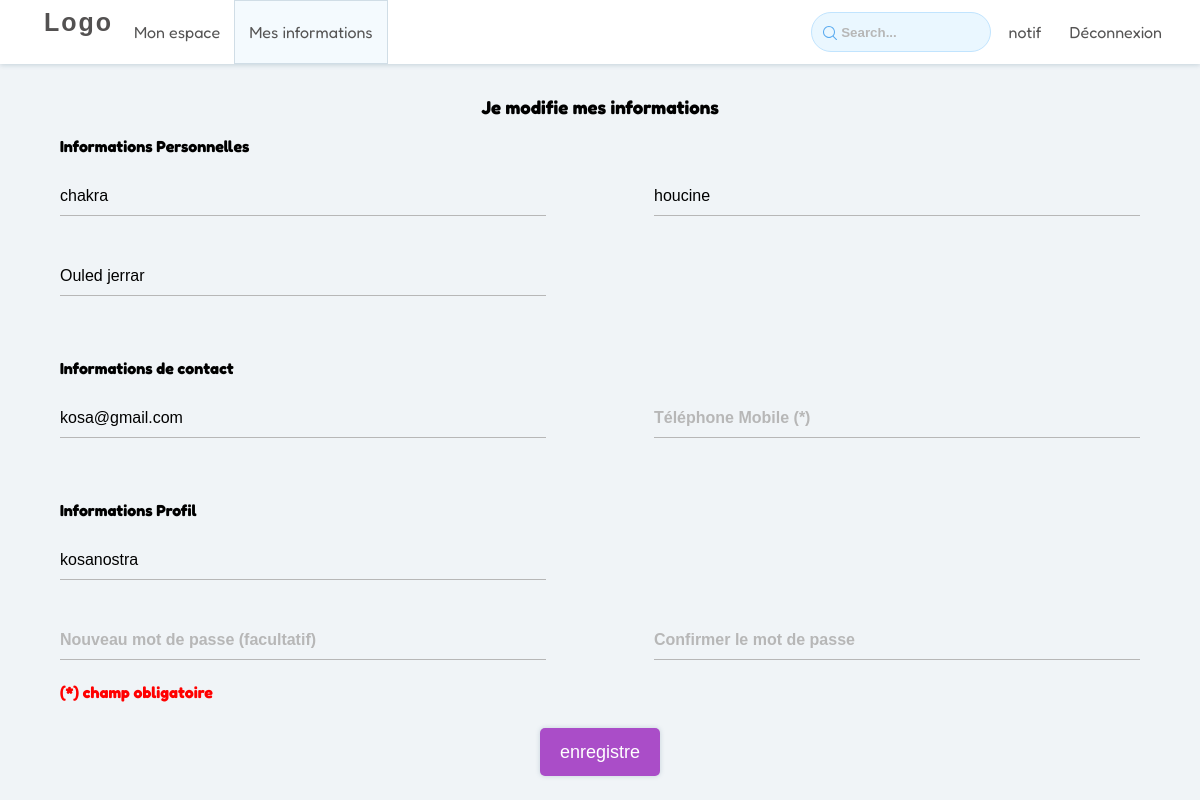
Screenshot of /editer_patient.php (signed in) with the database file from the repository.
### tables this page shows
CREATE TABLE `patient` (
  `idp` int(11) NOT NULL,
  `nom` varchar(20) NOT NULL,
  `prenom` varchar(20) NOT NULL,
  `adrss` varchar(30) NOT NULL,
  `mail` varchar(30) NOT NULL,
  `username` varchar(24) NOT NULL,
  `mdp` varchar(30) NOT NULL,
  `numtelep` int(24) DEFAULT NULL
);

### editer_patient.php (the view, shortened to what this page needs)
<?php
require("connexion.php");
$tabpat = $bdd->query("SELECT * FROM patient where idp = '".$_SESSION["id"]."' ");
$patient = $tabpat->fetch();
?>
<!DOCTYPE html>
<html lang="fr">
<head>
    <link rel="stylesheet" href="css/editer_patient.css">
</head>
<body>
    <?php
    include("pagepat/nav_editer.php");
    ?>
    <form action="confirm_editer_patient.php" method="POST">
    <div class="information" id="information">
                        <div class="titre-container">
                            <h3>Je modifie mes informations</h3>
                        </div>
                        <div class="information-container">
                            <div class="info-person-container info-con">
                                <h4>Informations Personnelles</h4>
                                <div class="deux-inputs Informations-Personnelles">
                                    <div class="input-con">
                                        <input type="text" name="nom" id="" placeholder="Nom (*)" value= "<?php echo $patient["nom"]; ?>">
                                    </div>
                                    <div class="input-con">
                                        <input type="text" name="prenom" id="" placeholder="Prénom (*)" value="<?php echo $patient["prenom"]; ?>">
                                    </div>
                                </div>
                                <div class="deux-inputs Informations-Personnelles">
                                    <div class="input-con">
                                        <input type="text" name="adresse" id="" placeholder="Adresse (facultatif)" value = "<?php echo $patient["adrss"]; ?>">
                                    </div>
                                </div>
                            </div>
                            <div class="info-contact-container info-con">
                                <h4>Informations de contact</h4>
                                <div class="deux-inputs Informations-contact">
                                    <div class="input-con">
                                        <input type="email" name="email" id="" placeholder="Email (*)" value = "<?php echo $patient["mail"]; ?>">
                                    </div>
                                    <div class="input-con">
                                        <input type="tel" name="tele" id="" placeholder="Téléphone Mobile (*)" value = "<?php echo $patient["numtelep"]; ?>">
                                    </div>
                                </div>
                            </div>
                            <div class="info-profil-container info-con">
                                <h4> Informations Profil </h4>
                                <div class="deux-inputs Informations-Personnelles">
                                    <div class="input-con">
                                        <input type="text" name="username" id="" placeholder="username (*)" value = "<?php echo $patient["username"]; ?>">
                                    </div>
                                </div>
                                <div class="deux-inputs Informations Profil">
                                    <div class="input-con">
                                        <input type="password" name="mdp" id="" placeholder="Nouveau mot de passe (facultatif)">
                                </div>
                                    <div class="input-con">
                                        <input type="password" name="mdps" id="" placeholder="Confirmer le mot de passe">
                                    </div>
                                </div>
                            </div>
                            <div class="info-edit-container">
                                    <h4>(*) champ obligatoire</h4>
                            </div>
                            <div class="enregistre-btn-container">
                                    <button class="enregistre-btn">enregistre</button>
                            </div>
                        </div>
                    </div>
                </form>
</body>
</html>

### css/editer_patient.css (style rules this page uses)
* { box-sizing: border-box; padding: 0; margin: 0; }
body { height: 100vh; width: 100vw; background-color:#F0F4F7; display: flex; flex-direction: column; align-items: center; justify-content: flex-start; font-family: Fredoka, 'Poppins', 'Lucida Sans', 'Lucida Sans Regular', 'Lucida Grande', 'Lucida Sans Unicode', Geneva, Verdana, sans-serif; overflow-x: hidden; }
.information { background-color: transparent; width: 100vw; height: 88vh; display: flex; flex-direction: column; align-items: center; justify-content: space-between; margin-top: 12vh; }
.information-container { width: 100vw; height: 88vh; background-color: transparent; display: flex; flex-direction: column; align-items: center; justify-content: space-between; }
.titre-container { width: 100vw; display: flex; flex-direction: column; align-items: center; justify-content: center; }
.info-con { width: 100%; display: flex; flex-direction: column; align-items: center; justify-content: center; background-color: transparent; min-height: 18vh; margin-top: 18px; }
.info-con h4 { width: 90%; display: flex; align-items: center; justify-content: flex-start; background-color: transparent; font-weight: bold; }
.info-con .deux-inputs { width: 90%; height: 10vh; background-color: transparent; display: flex; align-items: center; justify-content: space-between; }
.info-con .deux-inputs .input-con { width: 45%; min-height: 50%; display: flex; flex-direction: column; align-items: flex-start; justify-content: center; background-color: transparent; }
.info-con .deux-inputs .input-con input { border: 0; outline: 0; width: 100%; height: 5vh; background-color: transparent; border-bottom: 1px solid #B7B7B7; text-align:buttom; display: flex; align-items: flex-end; font-size: 16px; }
::placeholder { color: #B7B7B7; font-weight: bold; }
.info-edit-container { width: 90vw; display: flex; align-items: center; justify-content: flex-start; color: red; }
.enregistre-btn-container { width: 100vw; height: 12vh; display: flex; align-items: center; justify-content: center; }
.enregistre-btn { background-color: #AA4DC8; border: 0; width: 10vw; height: 6vh; cursor: pointer; color: white; border-radius: 5px; font-size: 18px; box-shadow: 0 0 5px 0 rgb(41 85 115 / 21%); transition: all 200ms ease-in-out; }

### rows the page displays
patient: nom "chakra", prenom "houcine", adresse "Ouled jerrar", email "kosa@gmail.com", username "kosanostra"
